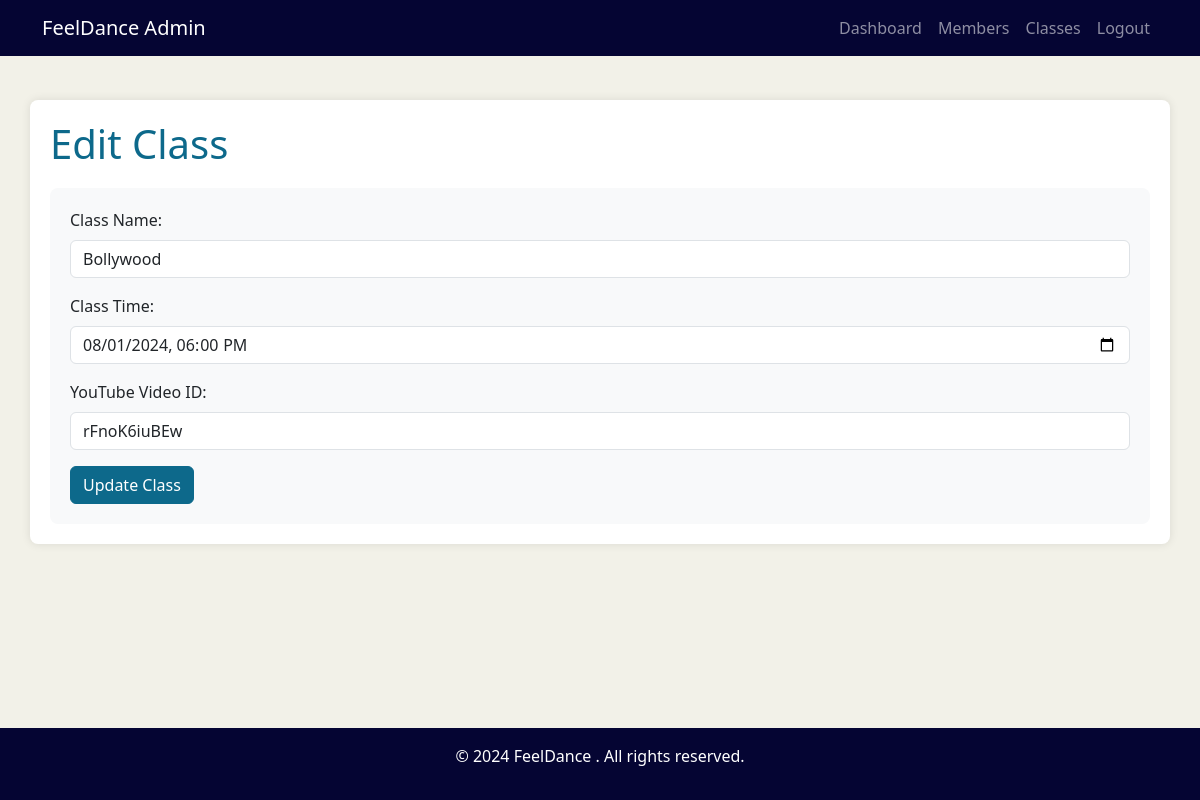
The app's page /admin/updateclass.php?id=1 with its own data.
### tables this page shows
CREATE TABLE `classes` (
  `class_id` int(11) NOT NULL,
  `class_name` varchar(100) NOT NULL,
  `class_time` datetime NOT NULL,
  `video_id` varchar(255) DEFAULT NULL,
  `deleted_at` datetime DEFAULT NULL,
  `created_at` timestamp NOT NULL DEFAULT current_timestamp()
);

### admin/updateclass.php (the view, shortened to what this page needs)
<?php
include '../reusable/connection.php';
if (isset($_GET['id'])) {
    $class_id = mysqli_real_escape_string($conn, $_GET['id']);
    if (isset($_POST['updateClass'])) {
        $class_name = mysqli_real_escape_string($conn, $_POST['class_name']);
        $class_time = mysqli_real_escape_string($conn, $_POST['class_time']);
        $video_id = mysqli_real_escape_string($conn, $_POST['video_id']);
        $sql = "UPDATE classes SET class_name='$class_name', class_time='$class_time', video_id='$video_id' WHERE class_id='$class_id'";
        if ($conn->query($sql) === TRUE) {
            set_message("Class updated successfully", "success");
            header('Location: classes.php');
            exit();
        } else {
            set_message("Error: " . $conn->error, "danger");
        }
    } else {
        $sql = "SELECT * FROM classes WHERE class_id='$class_id' AND deleted_at IS NULL";
        $result = $conn->query($sql);
        if ($result->num_rows == 1) {
            $row = $result->fetch_assoc();
        } else {
            set_message("Class not found", "danger");
            header('Location: classes.php');
            exit();
        }
    }
} else {
    set_message("Invalid request", "danger");
    header('Location: classes.php');
    exit();
}
?>
<?php include '../reusable/header-admin.php'; ?>
<div class="container admin-container">
    <h1 class="admin-title">Edit Class</h1>
    <form method="post" class="admin-form">
        <div class="mb-3">
            <label for="class_name" class="form-label">Class Name:</label>
            <input type="text" class="form-control" id="class_name" name="class_name" value="<?php echo htmlspecialchars($row['class_name']); ?>" required>
        </div>
        <div class="mb-3">
            <label for="class_time" class="form-label">Class Time:</label>
            <input type="datetime-local" class="form-control" id="class_time" name="class_time" value="<?php echo date('Y-m-d\TH:i', strtotime($row['class_time'])); ?>" required>
        </div>
        <div class="mb-3">
            <label for="video_id" class="form-label">YouTube Video ID:</label>
            <input type="text" class="form-control" id="video_id" name="video_id" value="<?php echo htmlspecialchars($row['video_id']); ?>">
        </div>
        <button type="submit" class="btn btn-admin-primary">Update Class</button>
    </form>
</div>
<?php include '../reusable/footer-admin.php'; ?>

### reusable/css/admin-styles.css (style rules this page uses)
:root { --blue-grotto: #0d698b; --ivory: #f2f1e8; --dark-blue: #050533; --cinnabar: #e34234; }
body { background-color: var(--ivory); display: flex; flex-direction: column; min-height: 100vh; }
.admin-container { background-color: #ffffff; border-radius: 8px; box-shadow: 0 0 10px rgba(0, 0, 0, 0.1); padding: 20px; margin-top: 20px; }
.admin-title { color: var(--blue-grotto); margin-bottom: 20px; }
.admin-form { background-color: #f8f9fa; padding: 20px; border-radius: 8px; }
.btn-admin-primary { background-color: var(--blue-grotto); border-color: var(--blue-grotto); color: #ffffff; }
.mb-3 { margin-bottom: 1rem !important; }

### records on screen
classes: class_name "Bollywood", class_time "08/01/2024 18:00", video_id "rFnoK6iuBEw"
